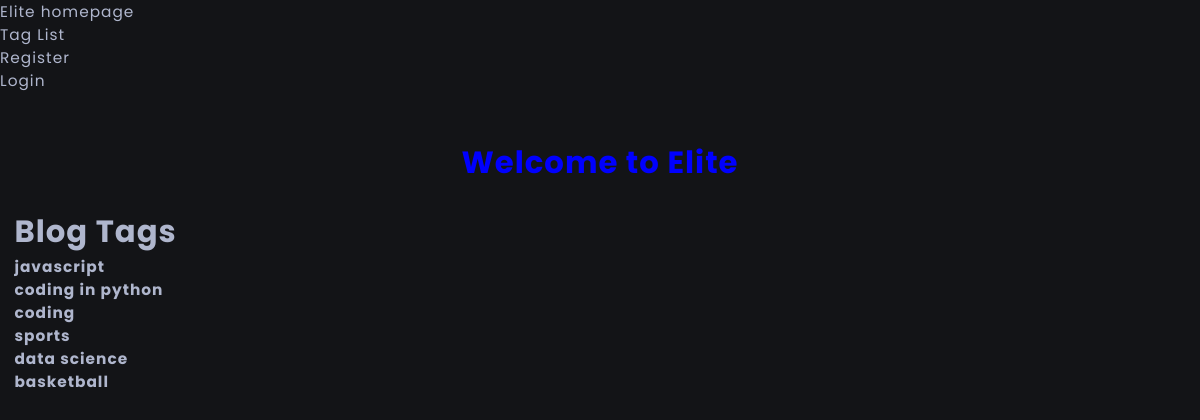
The page /tag-list/ on the database its author committed.
### blog/models.py (models this page shows, shortened)
class Tag(models.Model):
    tag_name = models.CharField(max_length=255)
    def __str__(self):
        return self.tag_name

### blog/views.py (the view)
# urls.py: path("tag-list/", TagListView, name="tag-list"),
def TagListView(request):
    tag_menu_list = Tag.objects.all()
    return render(request, 'tags_list.html',
                  {'tag_menu_list': tag_menu_list})

### blog/templates/tags_list.html (shortened to what this page needs)
{% extends "base.html" %}
{% block content %}
<h1>Blog Tags</h1>
  {% for item in tag_menu_list %}
    <h4>
      <a href="{% url 'tag' item|slugify %}">{{ item }}</a>
    </h4>
  {% endfor %}
{% endblock %}

### static/styles.css (style rules this page uses)
:root { --light-color: #fff; --light-color-alt: #afb6cd; --accent: goldenrod; --primary-background-color: #131417; --secondary-background-color: #252830; --hover-light-color: var(--light-color); --hover-dark-color: var(--primary-background-color); --gradient-color: linear-gradient( 115deg,#4fcf70,#fad648,#a767e5,#12bcfe,#44ce7b); --transparent-light-color: rgba(255,255,255,.05); --transparent-dark-color: rgba(0,0,0,.75); --font-family: 'Poppins', sans-serif; --font-size-xsm: 1.2rem; --font-size-sm: 1.6rem; --font-size-md: 2.4rem; --font-size-lg: 6rem; --font-size-xl: 4rem; --gap: 2rem; --margin-sm: 2rem; --margin-md: 3rem; --item-min-height-sm: 20rem; --item-min-height-md: 30rem; }
* { margin: 0; padding: 0; box-sizing: border-box; }
html { font-size: 60%; }
body { font-family: var(--font-family); font-size: var(--font-size-sm); color: var(--light-color-alt); background-color: var(--primary-background-color); letter-spacing: 1px; }
a { text-decoration: none; color: inherit; }

### rows shown on the page
Tag: tag_name "javascript"
Tag: tag_name "coding in python"
Tag: tag_name "coding"
Tag: tag_name "sports"
Tag: tag_name "data science"
Tag: tag_name "basketball"
